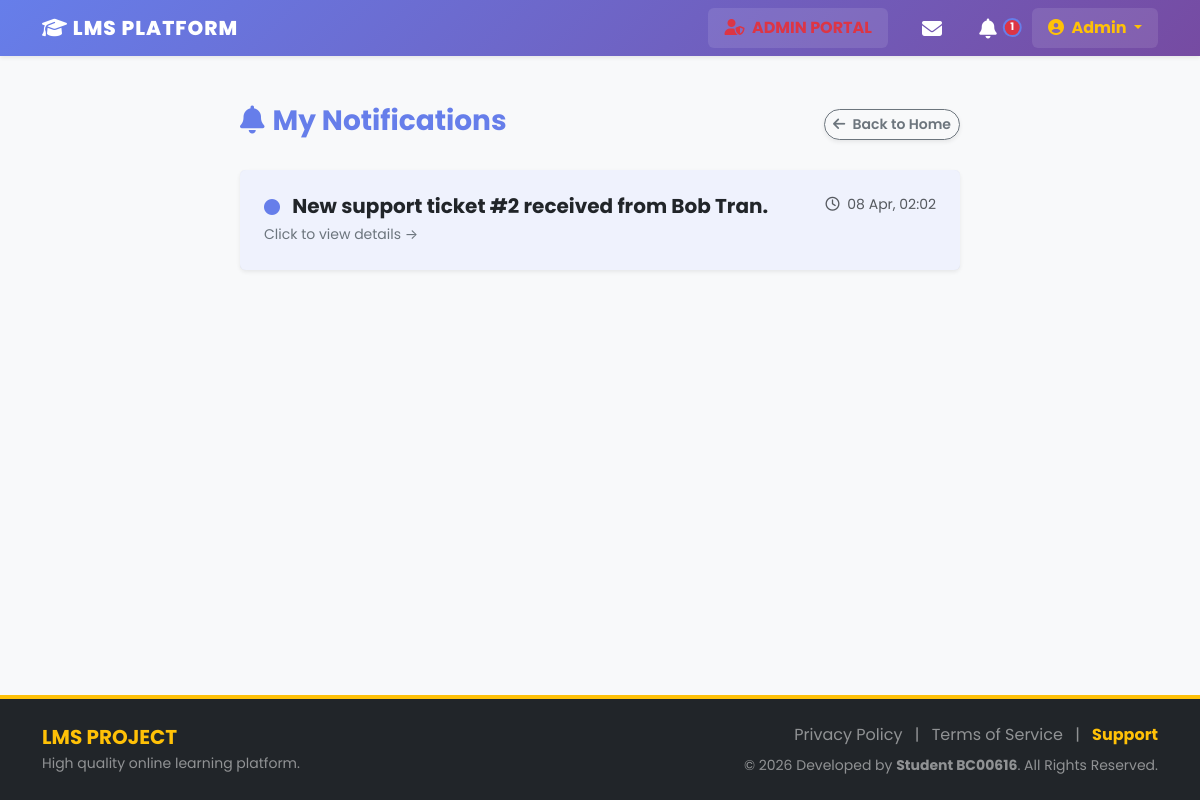
The page /public/profile/notifications (signed in) on the database its author committed.
### tables this page shows
CREATE TABLE `notifications` (
  `id` int(11) NOT NULL,
  `user_id` int(11) NOT NULL,
  `message` varchar(255) NOT NULL,
  `link` varchar(255) DEFAULT NULL,
  `is_read` tinyint(1) DEFAULT 0,
  `created_at` timestamp NOT NULL DEFAULT current_timestamp()
);

### app/Controllers/ProfileController.php (called while the page is built, shortened)
<?php
class ProfileController extends Controller {
    public function notifications() {
        $db = new Database();
        $conn = $db->connect();
        $stmt = $conn->prepare("SELECT * FROM notifications WHERE user_id = ? ORDER BY created_at DESC");
        $stmt->execute([$_SESSION['user_id']]);
        $notifications = $stmt->fetchAll(PDO::FETCH_ASSOC);
        $this->view('profile/notifications', [
            'title' => 'My Notifications',
            'notifications' => $notifications
        ]);
    }
}

### public/index.php (called while the page is built, shortened)
<?php
$app = new App();

### app/Views/profile/notifications.php (the view)
<?php require_once '../app/Views/inc/header.php'; ?>
<div class="container mt-4 mb-5">
    <div class="row justify-content-center">
        <div class="col-md-8">
            <div class="d-flex justify-content-between align-items-center mb-4">
                <h3 class="text-primary fw-bold"><i class="fas fa-bell me-2"></i>My Notifications</h3>
                <a href="/LMS_Project/public/home/index" class="btn btn-outline-secondary btn-sm shadow-sm">
                    <i class="fas fa-arrow-left me-1"></i> Back to Home
                </a>
            </div>
            <div class="card shadow-sm border-0">
                <div class="list-group list-group-flush">
                    <?php if (empty($data['notifications'])): ?>
                        <div class="text-center py-5">
                            <i class="far fa-bell-slash fa-3x text-muted mb-3 opacity-50"></i>
                            <h5 class="text-muted">You have no new notifications.</h5>
                            <p class="text-muted small">We'll let you know when something important happens.</p>
                            <a href="/LMS_Project/public/course/my_learning" class="btn btn-sm btn-primary mt-2">
                                Go to My Courses
                            </a>
                        </div>
                    <?php else: ?>
                        <?php foreach($data['notifications'] as $noti): ?>
                            <?php
                                $activeClass = ($noti['is_read'] == 0) ? 'bg-primary bg-opacity-10' : '';
                                $link = !empty($noti['link']) ? $noti['link'] : '#';
                            ?>
                            <a href="<?= htmlspecialchars($link) ?>" class="list-group-item list-group-item-action p-4 <?= $activeClass ?>">
                                <div class="d-flex w-100 justify-content-between">
                                    <h5 class="mb-1 text-dark fw-bold">
                                        <?php if($noti['is_read'] == 0): ?>
                                            <i class="fas fa-circle text-primary fs-6 me-2 small" title="Unread"></i>
                                        <?php endif; ?>
                                        <?= htmlspecialchars($noti['message']) ?>
                                    </h5>
                                    <small class="text-muted text-nowrap ms-3">
                                        <i class="far fa-clock me-1"></i>
                                        <?= date('d M, H:i', strtotime($noti['created_at'])) ?>
                                    </small>
                                </div>
                                <small class="text-secondary">Click to view details &rarr;</small>
                            </a>
                        <?php endforeach; ?>
                    <?php endif; ?>
                </div>
            </div>
        </div>
    </div>
</div>
<?php require_once '../app/Views/inc/footer.php'; ?>

### public/css/style.css (style rules this page uses)
:root { font-family: 'Poppins', -apple-system, BlinkMacSystemFont, 'Segoe UI', sans-serif; --lms-gradient-start: #667eea; --lms-gradient-end: #764ba2; --lms-gradient: linear-gradient(135deg, #667eea 0%, #764ba2 100%); --bs-primary: #667eea; --bs-primary-rgb: 102, 126, 234; --bs-primary-dark: #5a6fd6; }
body { font-family: 'Poppins', -apple-system, BlinkMacSystemFont, 'Segoe UI', sans-serif; }
.btn { border-radius: 50px !important; font-weight: 600 !important; }

### app/Views/inc/header.php (style rules this page uses)
body { min-height: 100vh; display: flex; flex-direction: column; background-color: #f8f9fa; }
.card { border: none; box-shadow: 0 0.125rem 0.25rem rgba(0, 0, 0, 0.075); }

### rows shown on the page
notifications: is_read 0 (drawn), message "New support ticket #2 received from Bob Tran.", created_at "08 Apr, 02:02"

### other values the page prints
$notiCount "1"
$_SESSION['user_name'] "Admin"
